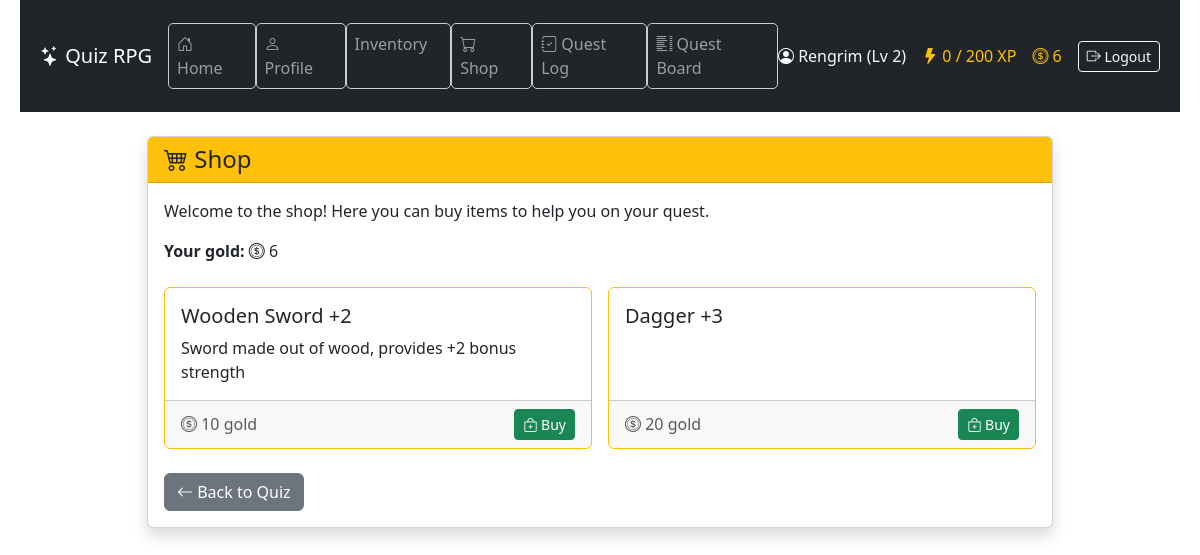
The page /shop/ (signed in) on the database as committed earlier.
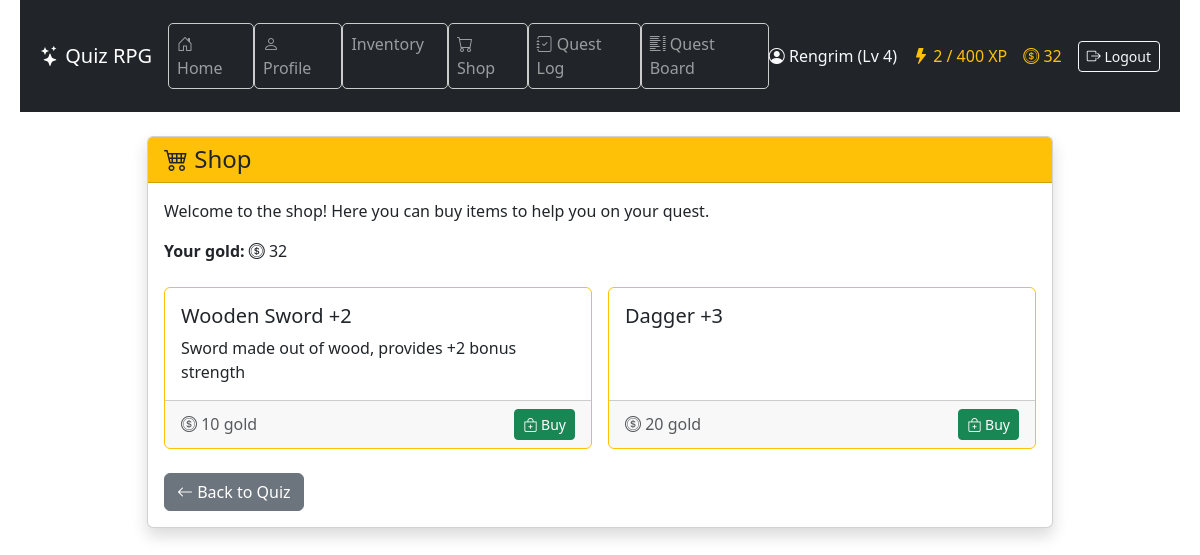
The same page on the database as committed later.
### game/models.py (models this page shows, shortened)
class Character(models.Model):
    CLASS_CHOICES = [
        ("warrior", "Warrior"),
        ("mage", "Mage"),
        ("rogue", "Rogue"),
    ]
    user = models.OneToOneField(User, on_delete=models.CASCADE)
    name = models.CharField(max_length=100)
    character_class = models.CharField(
        max_length=20, choices=CLASS_CHOICES, default="warrior"
    )
    level = models.IntegerField(default=1)
    experience = models.IntegerField(default=0)
    experience_to_next_level = models.PositiveIntegerField(default=100)
    hp = models.PositiveIntegerField(default=100)
    max_hp = models.PositiveIntegerField(default=100)
    hp_from_levels = models.PositiveIntegerField(default=0)
    mana = models.PositiveIntegerField(default=50)
    max_mana = models.PositiveIntegerField(default=50)
    mana_from_levels = models.PositiveIntegerField(default=0)
    stamina = models.PositiveIntegerField(default=50)
    max_stamina = models.PositiveIntegerField(default=50)
    armor = models.PositiveIntegerField(default=0)
    damage_reduction = models.FloatField(default=0.0)
    physical_min_damage = models.PositiveIntegerField(default=1)
    physical_max_damage = models.PositiveIntegerField(default=3)
    spell_power = models.PositiveIntegerField(default=0)
    hp_regeneration = models.PositiveIntegerField(default=0)
    mana_regeneration = models.PositiveIntegerField(default=0)
    stamina_regeneration = models.PositiveIntegerField(default=0)
    items = models.ManyToManyField("Item", related_name="characters", blank=True)
    equipped_head = models.ForeignKey(
        "Item",
        null=True,
        blank=True,
        related_name="equipped_on_head",
        on_delete=models.SET_NULL,
    )
    equipped_body = models.ForeignKey(
        "Item",
        null=True,
        blank=True,
        related_name="equipped_on_body",
        on_delete=models.SET_NULL,
    )
    equipped_legs = models.ForeignKey(
        "Item",
        null=True,
        blank=True,
        related_name="equipped_on_legs",
        on_delete=models.SET_NULL,
    )
    equipped_feet = models.ForeignKey(
        "Item",
        null=True,
        blank=True,
        related_name="equipped_on_feet",
        on_delete=models.SET_NULL,
    )
    equipped_hand_right = models.ForeignKey(
        "Item",
        null=True,
        blank=True,
        related_name="equipped_on_hand_right",
        on_delete=models.SET_NULL,
    )
    equipped_hand_left = models.ForeignKey(
        "Item",
        null=True,
        blank=True,
        related_name="equipped_on_hand_left",
        on_delete=models.SET_NULL,
    )
    strength = models.IntegerField(default=5)
    intelligence = models.IntegerField(default=5)
    dexterity = models.IntegerField(default=5)
    vitality = models.IntegerField(default=5)
    luck = models.IntegerField(default=5)
    stat_points = models.IntegerField(default=0)
    gold = models.IntegerField(default=0)
    class XpReward(TypedDict):
        total: int
        base: int
        strength_bonus: int
        intelligence_bonus: int
        double: bool

class Item(models.Model):
    SLOT_CHOICES = [
        ("head", "Head"),
        ("body", "Body"),
        ("legs", "Legs"),
        ("feet", "Feet"),
        ("hand_right", "Right Hand"),
        ("hand_left", "Left Hand"),
    ]
    name = models.CharField(max_length=100)
    description = models.TextField(blank=True, null=True)
    price = models.IntegerField(null=True, blank=True)
    is_available_in_shop = models.BooleanField(default=False)
    slot = models.CharField(
        max_length=20,
        choices=SLOT_CHOICES,
        default="hand_right",
    )
    effect_strength = models.IntegerField(default=0)
    effect_intelligence = models.IntegerField(default=0)
    effect_dexterity = models.IntegerField(default=0)
    effect_vitality = models.IntegerField(default=0)
    effect_luck = models.IntegerField(default=0)
    min_damage = models.PositiveIntegerField(default=0)
    max_damage = models.PositiveIntegerField(default=0)
    armor = models.PositiveIntegerField(default=0)
    spell_power = models.PositiveIntegerField(default=0)
    hp_bonus = models.IntegerField(default=0)
    mana_bonus = models.IntegerField(default=0)
    stamina_bonus = models.IntegerField(default=0)
    required_class = models.CharField(
        max_length=20,
        choices=Character.CLASS_CHOICES,
        null=True,
        blank=True,
        help_text="If set, only characters of this class can equip the item.",
    )

### game/views.py (the view)
# urls.py: path("shop/", views.shop_view, name="shop"),
@character_required
def shop_view(request):
    character = Character.objects.get(user=request.user)
    items = Item.objects.filter(is_available_in_shop=True)
    return render(
        request,
        "game/shop.html",
        {
            "items": items,
            "character": character,
        },
    )

### game/context_processors.py (called while the page is built)
def character_context(request):
    if request.user.is_authenticated:
        try:
            character = Character.objects.get(user=request.user)
            return {"character": character}
        except Character.DoesNotExist:
            return {}
    return {}

### game/templates/game/shop.html (shortened to what this page needs)
{% extends "game/base.html" %}
{% block content %}
<div class="container my-4">
  <div class="row justify-content-center">
    <div class="col-md-10">
      <div class="card shadow">
        <div class="card-header bg-warning text-dark">
          <h4 class="mb-0">
            <i class="bi bi-cart4"></i> Shop
          </h4>
        </div>
        <div class="card-body">
          <p class="mb-3">
            Welcome to the shop! Here you can buy items to help you on your quest.
          </p>
          <p class="mb-4">
            <strong>Your gold:</strong> <i class="bi bi-coin"></i> {{ character.gold }}
          </p>
          {% if items %}
          <div class="row row-cols-1 row-cols-md-2 g-3">
            {% for item in items %}
            <div class="col">
              <div class="card h-100 border border-warning">
                <div class="card-body">
                  <h5 class="card-title">{{ item.name }}</h5>
                  <p class="card-text">{{ item.description }}</p>
                </div>
                <div class="card-footer d-flex justify-content-between align-items-center">
                  <span class="text-muted"><i class="bi bi-coin"></i> {{ item.price }} gold</span>
                  <a href="{% url 'buy_item' item.id %}" class="btn btn-sm btn-success">
                    <i class="bi bi-bag-plus"></i> Buy
                  </a>
                </div>
              </div>
            </div>
            {% endfor %}
          </div>
          {% else %}
          <div class="alert alert-info mt-3">
            No items available in the shop.
          </div>
          {% endif %}
          <a href="{% url 'quiz' %}" class="btn btn-secondary mt-4">
            <i class="bi bi-arrow-left"></i> Back to Quiz
          </a>
        </div>
      </div>
    </div>
  </div>
</div>
{% endblock %}

### game/templates/game/base.html (shortened to what this page needs)
{% load static %}
<!DOCTYPE html>
<html lang="en">
  <head>
    <link rel="stylesheet" type="text/css" href="{% static 'game/style.css' %}" />
    <link href="https://cdn.jsdelivr.net/npm/bootstrap@5.3.3/dist/css/bootstrap.min.css" rel="stylesheet" />
    <link href="https://cdn.jsdelivr.net/npm/bootstrap-icons@1.11.3/font/bootstrap-icons.css" rel="stylesheet" />
  </head>
  <body>
    <header class="bg-dark text-white">
      <nav class="navbar navbar-expand-lg navbar-dark container">
        <a class="navbar-brand" href="{% url 'home' %}">
          <i class="bi bi-stars"></i> Quiz RPG
        </a>
        <div class="collapse navbar-collapse justify-content-between" id="navbarNav">
          <ul class="navbar-nav me-auto mb-2 mb-lg-0">
            <li class="nav-item"><a class="nav-link" href="{% url 'home' %}"><i class="bi bi-house-door"></i> Home</a></li>
            <li class="nav-item"><a class="nav-link" href="{% url 'profile' %}"><i class="bi bi-person"></i> Profile</a></li>
            <li class="nav-item"><a class="nav-link" href="{% url 'inventory' %}"> Inventory</a></li>
            <li class="nav-item"><a class="nav-link" href="{% url 'shop' %}"><i class="bi bi-cart"></i> Shop</a></li>
            <li class="nav-item"><a class="nav-link" href="{% url 'quest_log' %}"><i class="bi bi-journal-check"></i> Quest Log</a></li>
            <li class="nav-item"><a class="nav-link" href="{% url 'quest_list' %}"><i class="bi bi-list-columns"></i> Quest Board</a></li>
          </ul>
          <div class="d-flex align-items-center gap-3 text-nowrap">
            {% if user.is_authenticated %}
              {% if character %}
                <span class="text-light"><i class="bi bi-person-circle"></i> {{ character.name }} (Lv {{ character.level }})</span>
                <span class="text-warning"><i class="bi bi-lightning-fill"></i> {{ character.experience }} / {{ character.level|add:"0" }}00 XP</span>
                <span class="text-warning"><i class="bi bi-coin"></i> {{ character.gold }}</span>
              {% else %}
                <span class="text-light"><i class="bi bi-person-circle"></i> {{ user.username }}</span>
              {% endif %}
              <form method="post" action="{% url 'logout' %}" class="d-inline">
                <button type="submit" class="btn btn-outline-light btn-sm">
                  <i class="bi bi-box-arrow-right"></i> Logout
                </button>
              </form>
            {% else %}
              <a href="{% url 'login' %}" class="btn btn-outline-light btn-sm"><i class="bi bi-box-arrow-in-right"></i> Login</a>
              <a href="{% url 'register' %}" class="btn btn-outline-light btn-sm"><i class="bi bi-person-plus"></i> Register</a>
            {% endif %}
          </div>
        </div>
      </nav>
    </header>
    <main class="container mb-5">
      {% block content %}{% endblock %}
    </main>
  </body>
</html>

### game/static/game/style.css (style rules this page uses)
body { font-family: "Segoe UI", sans-serif; background-color: #f4f4f4; color: #333; margin: 0; padding: 0 20px; }
header { background-color: #222; color: white; padding: 15px 20px; display: flex; flex-direction: column; align-items: flex-start; }
nav a { color: #ddd; text-decoration: none; margin-right: 15px; }
nav li { background: none !important; width: auto !important; height: auto !important; padding: 0 !important; margin: 0 !important; display: list-item; }
button { background-color: #4CAF50; color: white; border: none; padding: 8px 16px; margin-top: 5px; cursor: pointer; border-radius: 4px; }
ul { list-style: none; padding-left: 0; }
li { background-color: white; border: 1px solid #ccc; margin: 5px 0; padding: 10px; border-radius: 5px; }

Rows that differ between the two databases and show on the page:
changed Character "Rengrim": level "2" → "4"; experience "0" → "2"; level|add "2" → "4"; gold "6" → "32"
